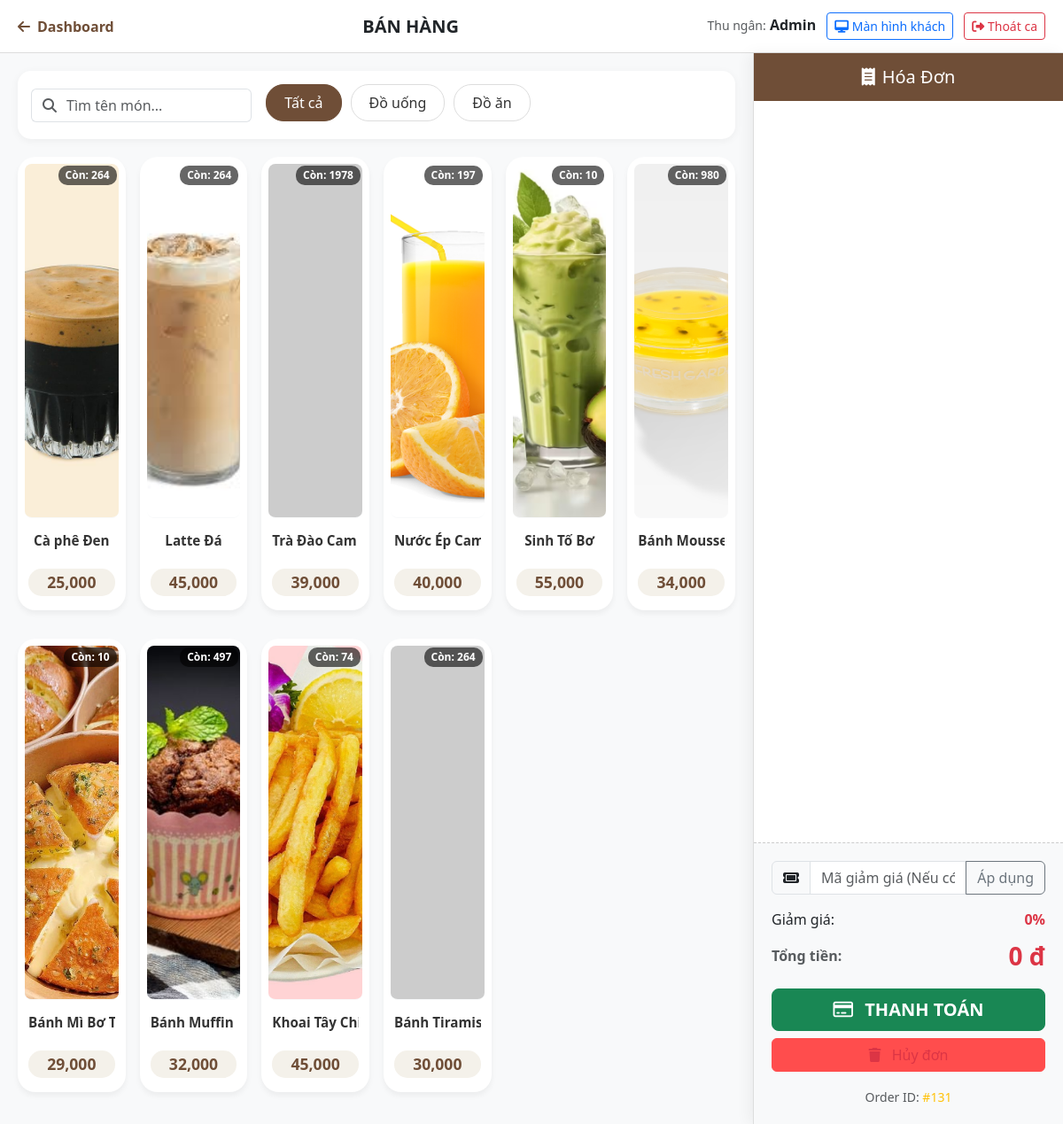
Page /pos/menu.php (signed in) on the committed database.
### tables this page shows
CREATE TABLE `categories` (
  `id` int(11) NOT NULL,
  `name` varchar(255) NOT NULL
);

CREATE TABLE `products` (
  `id` int(11) NOT NULL,
  `name` varchar(255) NOT NULL,
  `price` int(11) NOT NULL,
  `category_id` int(11) NOT NULL,
  `image_url` varchar(255) NOT NULL,
  `is_active` tinyint(1) NOT NULL DEFAULT 1,
  `status` tinyint(1) DEFAULT 1
);

### pos/menu.php (the view, shortened to what this page needs)
<?php
global $mysqli;
function getProductImage($dbPath) {
    $cleanPath = ltrim($dbPath, './');
    if (strpos($cleanPath, 'assets/') === 0) {
        return '../' . $cleanPath;
    }
    return '../admin/uploads/' . $cleanPath;
}
$categories = $mysqli->query("SELECT * FROM categories");
$products = $mysqli->query("SELECT * FROM products WHERE is_active = 1 ORDER BY category_id ASC");
$next_order_id = 1;
$query_max_id = "SELECT MAX(id) as max_id FROM orders";
$result_max_id = $mysqli->query($query_max_id);
if ($result_max_id && $row_max = $result_max_id->fetch_assoc()) {
    $next_order_id = $row_max['max_id'] + 1;
}
?>
<!DOCTYPE html>
<html lang="vi">
<head>
    <link href="https://cdn.jsdelivr.net/npm/bootstrap@5.3.0/dist/css/bootstrap.min.css" rel="stylesheet">
    <link rel="stylesheet" href="https://cdnjs.cloudflare.com/ajax/libs/font-awesome/6.4.0/css/all.min.css">
    <link rel="stylesheet" href="css/pos_style.css">
</head>
<body>
    <header class="pos-navbar">
        <a href="index.php" class="back-btn"><i class="fa-solid fa-arrow-left me-2"></i>Dashboard</a>
        <h5 class="m-0 fw-bold text-uppercase">Bán Hàng</h5>
        <div class="user-info">
            <span class="text-muted small">Thu ngân:</span>
            <strong><?= htmlspecialchars($_SESSION['fullname']) ?></strong>
            <button class="btn btn-outline-primary btn-sm ms-2" onclick="openCustomerScreen()">
    <i class="fa-solid fa-desktop"></i> Màn hình khách
</button>
            <button class="btn btn-outline-danger btn-sm ms-2" data-bs-toggle="modal" data-bs-target="#modalEndShift">
    <i class="fa-solid fa-right-from-bracket"></i> Thoát ca
</button>
        </div>
    </header>
    <div class="pos-container">
        <div class="menu-area">
            <div class="filter-bar">
                <div class="row g-3 align-items-center">
                    <div class="col-md-4">
                        <div class="input-group">
                            <span class="input-group-text bg-white border-end-0"><i class="fa-solid fa-search text-muted"></i></span>
                            <input type="text" id="search-input" class="form-control border-start-0 ps-0" placeholder="Tìm tên món...">
                        </div>
                    </div>
                    <div class="col-md-8">
                        <div class="category-scroll">
                            <button class="filter-btn active" data-filter="all">Tất cả</button>
                            <?php while($cat = $categories->fetch_assoc()): ?>
                                <button class="filter-btn" data-filter="<?= $cat['id'] ?>"><?= $cat['name'] ?></button>
                            <?php endwhile; ?>
                        </div>
                    </div>
                </div>
            </div>
            <div id="product-list-container" class="row g-3">
                <?php while($row = $products->fetch_assoc()): ?>
                    <?php
                        $is_out_of_stock = ($row['status'] == 0);
                        $class_disabled = $is_out_of_stock ? 'disabled' : '';
                    ?>
                    <div class="col-6 col-md-3 col-lg-2 product-column product-card-wrapper mb-3">
                        <div class="card product-item text-center p-2 h-100 <?= $class_disabled ?>"
     data-id="<?= $row['id'] ?>"
     data-price="<?= $row['price'] ?>"
     data-category-id="<?= $row['category_id'] ?>">
    <div class="stock-remaining" id="stock-<?= $row['id'] ?>">
    </div>
    <img src="<?= getProductImage($row['image_url']) ?>"
     class="card-img-top rounded-3 mb-2"
     alt="<?= htmlspecialchars($row['name']) ?>"
     onerror="this.src='https://placehold.co/150x150?text=Anh+Loi'">
    <div class="card-body p-1 d-flex flex-column justify-content-between">
        <h6 class="card-title text-truncate" title="<?= htmlspecialchars($row['name']) ?>">
            <?= $row['name'] ?>
        </h6>
        <div class="price-tag"><?= number_format($row['price']) ?></div>
    </div>
</div>
                    </div>
                <?php endwhile; ?>
            </div>
        </div>
        <div class="cart-sidebar">
            <div class="cart-header">
                <h5 class="mb-0"><i class="fa-solid fa-receipt me-2"></i>Hóa Đơn</h5>
            </div>
            <ul id="cart-list" class="list-group list-group-flush cart-items-container">
                </ul>
            <div class="cart-footer">
                <div class="input-group mb-3">
    <span class="input-group-text"><i class="fa-solid fa-ticket"></i></span>
    <input type="text" id="voucher-code" class="form-control" placeholder="Mã giảm giá (Nếu có)">
    <button class="btn btn-outline-secondary" type="button" onclick="checkVoucher()">Áp dụng</button>
</div>
<div class="d-flex justify-content-between mb-2">
    <span>Giảm giá:</span>
    <span class="text-danger fw-bold" id="discount-display">0%</span>
</div>
                <div class="d-flex justify-content-between align-items-center mb-3">
                    <span class="text-muted fw-bold">Tổng tiền:</span>
                    <span id="total-amount" class="fs-3 fw-bold text-danger">0 đ</span>
                </div>
                <div class="d-grid gap-2">
                    <button id="checkout-btn" class="btn btn-success btn-lg fw-bold">
                        <i class="fa-regular fa-credit-card me-2"></i> THANH TOÁN
                    </button>
                    <button id="cancel-btn" class="btn btn-outline-danger">
                        <i class="fa-solid fa-trash me-2"></i> Hủy đơn
                    </button>
                </div>
                <div class="text-center mt-2 small text-muted">
                    Order ID: <span class="text-warning">#<span id="order-id" class="text-warning"><?= $next_order_id ?></span></span>
                </div>
            </div>
        </div>
    </div>
</body>
</html>

### pos/css/pos_style.css (style rules this page uses)
html { user-select: none; }
#cancel-btn { background-color: #ff4d4d; border-color: #ff4d4d; margin-bottom: 10px; }
.product-item { border: none !important; border-radius: 20px !important; background: white; box-shadow: 0 10px 20px rgba(0,0,0,0.05); transition: all 0.3s ease; overflow: hidden; height: 100%; position: relative; }
.card-img-top { width: 100%; height: 180px; object-fit: cover; object-position: center; border-bottom: 1px solid #f0f0f0; transition: transform 0.5s ease; }
.card-body { padding: 15px !important; text-align: center; background: #fff; }
.card-title { font-size: 1rem; font-weight: 700; color: #333; margin-bottom: 8px; white-space: nowrap; overflow: hidden; text-overflow: ellipsis; }
.price-tag { display: inline-block; color: #6f4e37; font-weight: 800; font-size: 1.1rem; background: #f4f1ea; padding: 5px 15px; border-radius: 15px; }
.product-item::after { content: '+'; position: absolute; top: 50%; left: 50%; transform: translate(-50%, -50%) scale(0); width: 50px; height: 50px; background: rgba(111, 78, 55, 0.9); color: white; border-radius: 50%; display: flex; align-items: center; justify-content: center; font-size: 24px; font-weight: bold; transition: transform 0.3s cubic-bezier(0.175, 0.885, 0.32, 1.275); pointer-events: none; z-index: 5; }
.product-item { border: none !important; border-radius: 20px !important; background: white; box-shadow: 0 5px 15px rgba(0,0,0,0.03); transition: all 0.3s ease; overflow: hidden; height: 100%; display: flex; flex-direction: column; }
.card-img-top { width: 100%; height: 300px !important; object-fit: cover; object-position: center center; border-bottom: 1px solid #f8f9fa; transition: transform 0.5s ease; }
.card-body { padding: 12px 10px !important; text-align: center; background: #fff; flex-grow: 1; display: flex; flex-direction: column; justify-content: center; }
.card-title { font-size: 1rem; font-weight: 700; color: #4a4a4a; margin-bottom: 8px; display: -webkit-box; -webkit-line-clamp: 2; -webkit-box-orient: vertical; overflow: hidden; line-height: 1.3; }
.price-tag { display: inline-block; color: #6f4e37; font-weight: 800; font-size: 1.15rem; }
.card-img-top { width: 100%; height: 400px !important; object-fit: fill; object-position: center bottom; border-bottom: 1px solid #f8f9fa; }
.card-body { padding: 8px 4px !important; }
.card-title { font-size: 0.85rem; font-weight: 700; margin-bottom: 4px; height: 2.4em; line-height: 1.2; overflow: hidden; display: -webkit-box; -webkit-line-clamp: 2; -webkit-box-orient: vertical; }
.price-tag { font-size: 1rem; padding: 2px 10px; }
.stock-remaining { position: absolute; top: 10px; right: 10px; background: rgba(0, 0, 0, 0.6); color: white; padding: 2px 8px; border-radius: 10px; font-size: 0.75rem; font-weight: bold; z-index: 20; backdrop-filter: blur(2px); transition: background 0.3s; }
.product-item { transition: all 0.4s cubic-bezier(0.4, 0, 0.2, 1); }

### rows in the picture
categories: name "Đồ uống"
categories: name "Đồ ăn"
products: image_url (picture), name "Cà phê Đen", price "25,000"
products: image_url (picture), name "Latte Đá", price "45,000"
products: name "Trà Đào Ca…", price "39,000"
products: image_url (picture), name "Nước Ép C…", price "40,000"
products: image_url (picture), name "Sinh Tố Bơ", price "55,000"
products: image_url (picture), name "Bánh Mous…", price "34,000"
products: image_url (picture), name "Bánh Mì B…", price "29,000"
products: image_url (picture), name "Bánh Muffi…", price "32,000"
products: image_url (picture), name "Khoai Tây…", price "45,000"
products: name "Bánh Tira…", price "30,000"

### other values in the picture
$_SESSION['fullname'] "Admin"
$next_order_id "131"
